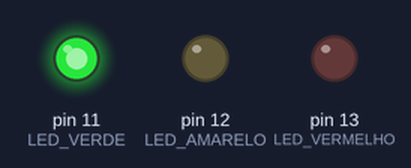
This sketch was run on a simulated Arduino Uno, built with avr-gcc and run on an emulated ATmega328P. On the bench: output pins drawn as LEDs (lit = HIGH).

Above: at 2.5 s.
At 6.0 s:
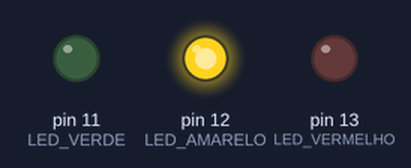
At 9.5 s:
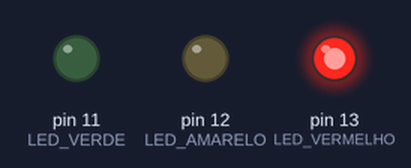
Timing chart, 0 to 15.6 s (numbered marks = the images above):
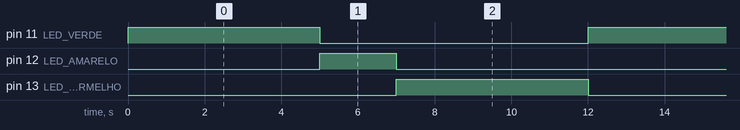

Measured:
- by itself, pin 11 (LED_VERDE), pin 13 (LED_VERMELHO): alternates HIGH for 5.0 s and LOW for 7.0 s
- by itself, pin 12 (LED_AMARELO): alternates HIGH for 2.0 s and LOW for 10.0 s
- by itself, everything shown: repeats every 12.0 s, in 3 steps

The sketch:

sketch.ino
```cpp
// Definição dos pinos onde os LEDs estão conectados
// Usamos a palavra 'const int' para definir que o número do pino não vai mudar
const int LED_VERMELHO = 13;
const int LED_AMARELO  = 12;
const int LED_VERDE    = 11;

// Definição dos tempos (em milissegundos)
// 1 segundo = 1000 milissegundos
const int TEMPO_VERMELHO = 5000; // 5 segundos
const int TEMPO_AMARELO  = 2000; // 2 segundos
const int TEMPO_VERDE    = 5000; // 5 segundos

void setup() {
  // Configura os pinos como SAÍDA (OUTPUT), pois o Arduino irá enviar energia (controlar os LEDs)
  pinMode(LED_VERMELHO, OUTPUT);
  pinMode(LED_AMARELO,  OUTPUT);
  pinMode(LED_VERDE,    OUTPUT);
}

void loop() {
  // 1. ESTADO VERDE
  // Liga o LED Verde e desliga os outros
  digitalWrite(LED_VERDE,    HIGH); // HIGH = LIGA (nível lógico alto)
  digitalWrite(LED_AMARELO,  LOW);  // LOW  = DESLIGA (nível lógico baixo)
  digitalWrite(LED_VERMELHO, LOW);

  // Espera o tempo definido para o Verde
  delay(TEMPO_VERDE);

  // 2. TRANSIÇÃO: VERDE -> AMARELO
  // Apaga o Verde, acende o Amarelo
  digitalWrite(LED_VERDE,    LOW);
  digitalWrite(LED_AMARELO,  HIGH); // LIGA o Amarelo
  digitalWrite(LED_VERMELHO, LOW);

  // Espera o tempo definido para o Amarelo
  delay(TEMPO_AMARELO);

  // 3. ESTADO VERMELHO
  // Apaga o Amarelo, acende o Vermelho
  digitalWrite(LED_VERDE,    LOW);
  digitalWrite(LED_AMARELO,  LOW);
  digitalWrite(LED_VERMELHO, HIGH); // LIGA o Vermelho

  // Espera o tempo definido para o Vermelho
  delay(TEMPO_VERMELHO);

  // 4. TRANSIÇÃO: VERMELHO -> VERDE (ou Amarelo Piscante, dependendo da região)
  // No ciclo simples, após o Vermelho, ele volta diretamente para o Verde (e o loop se repete)

}
```
